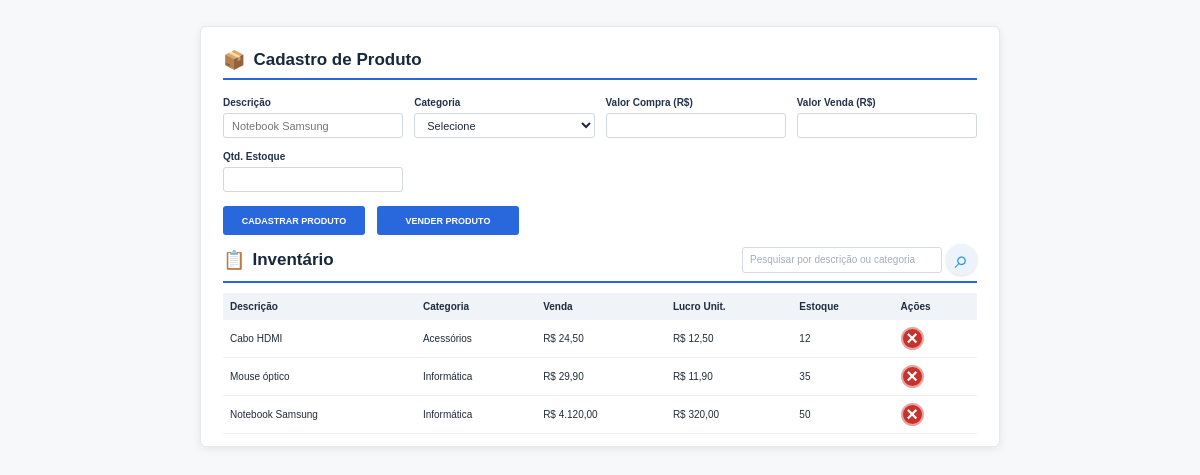
The page / on the database its author committed.
### tables this page shows
CREATE TABLE IF NOT EXISTS tb_produtos (
    id INT NOT NULL AUTO_INCREMENT,
    descricao VARCHAR(120) NOT NULL,
    categoria VARCHAR(80) NOT NULL,
    valor_compra DECIMAL(10,2) NOT NULL,
    valor_venda DECIMAL(10,2) NOT NULL,
    estoque INT NOT NULL DEFAULT 0,
    PRIMARY KEY (id)
);

### index.php (the view, shortened to what this page needs)
<?php
include 'conexao.php';
$busca = trim(isset($_GET['busca']) ? $_GET['busca'] : '');
$filtro = mysqli_real_escape_string($conexao, $busca);
$sqlProdutos = "SELECT * FROM tb_produtos
WHERE descricao LIKE '%$filtro%'
OR categoria LIKE '%$filtro%'
ORDER BY descricao";
$resultado = mysqli_query($conexao, $sqlProdutos);
?>
<!DOCTYPE html>
<html lang="pt-BR">
<head>
    <link rel="stylesheet" href="assets/style.css">
</head>
<body>
<main class="pagina">
    <section class="sistema">
        <div class="titulo-secao">
            <span>📦</span>
            <h1>Cadastro de Produto</h1>
        </div>
        <form method="post" action="index.php" id="formCadastro" class="formulario-cadastro">
            <label class="campo">
                <span>Descrição</span>
                <input type="text" name="descricao" required placeholder="Notebook Samsung">
            </label>
            <label class="campo">
                <span>Categoria</span>
                <select name="categoria" required>
                    <option value="">Selecione</option>
                </select>
            </label>
            <label class="campo">
                <span>Valor Compra (R$)</span>
                <input type="number" name="valor_compra" min="0" step="0.01" required>
            </label>
            <label class="campo">
                <span>Valor Venda (R$)</span>
                <input type="number" name="valor_venda" min="0.01" step="0.01" required>
            </label>
            <label class="campo campo-estoque">
                <span>Qtd. Estoque</span>
                <input type="number" name="estoque" min="0" required>
            </label>
            <div class="botoes-formulario">
                <button type="submit" class="botao botao-azul">
                    Cadastrar Produto
                </button>
                <button type="button" class="botao botao-azul" id="abrirVenda">
                    Vender Produto
                </button>
            </div>
        </form>
        <div class="titulo-inventario">
            <div class="nome-inventario">
                <span>📋</span>
                <h2>Inventário</h2>
            </div>
            <form method="get" action="index.php" class="formulario-busca">
                <input
                    type="search"
                    name="busca"
                    value="<?php echo htmlspecialchars($busca, ENT_QUOTES, 'UTF-8'); ?>"
                    placeholder="Pesquisar por descrição ou categoria">
                <button type="submit" class="botao-busca">
                    ⌕
                </button>
            </form>
        </div>
        <div class="tabela-responsiva">
            <table>
                <thead>
                    <tr>
                        <th>Descrição</th>
                        <th>Categoria</th>
                        <th>Venda</th>
                        <th>Lucro Unit.</th>
                        <th>Estoque</th>
                        <th>Ações</th>
                    </tr>
                </thead>
                <tbody>
                    <?php if (mysqli_num_rows($resultado) == 0) { ?>
                        <tr>
                            <td colspan="6" class="vazio">
                                Nenhum produto encontrado.
                            </td>
                        </tr>
                    <?php } else { ?>
                        <?php while ($p = mysqli_fetch_assoc($resultado)) { ?>
                            <tr>
                                <td><?php echo htmlspecialchars($p['descricao'], ENT_QUOTES, 'UTF-8'); ?></td>
                                <td><?php echo htmlspecialchars($p['categoria'], ENT_QUOTES, 'UTF-8'); ?></td>
                                <td>
                                    R$ <?php echo number_format((float)$p['valor_venda'], 2, ',', '.'); ?>
                                </td>
                                <td>
                                    R$ <?php echo number_format(
                                        (float)$p['valor_venda'] - (float)$p['valor_compra'],
                                        2,
                                        ',',
                                        '.'
                                    ); ?>
                                </td>
                                <td><?php echo (int)$p['estoque']; ?></td>
                                <td>
                                    <form method="post" action="index.php"
                                        onsubmit="return confirm('Deseja excluir este produto?');">
                                        <button type="submit" class="botao-excluir">
                                            ×
                                        </button>
                                    </form>
                                </td>
                            </tr>
                        <?php } ?>
                    <?php } ?>
                </tbody>
            </table>
        </div>
    </section>
</main>
</body>
</html>

### style.css (style rules this page uses)
* { box-sizing: border-box; }
body { margin: 0; padding: 26px 12px; background: #f7f8fa; color: #17283e; font-family: Arial, Helvetica, sans-serif; font-size: 12px; }
.pagina { width: 100%; max-width: 800px; margin: 0 auto; }
.sistema { width: 100%; padding: 22px 22px 12px; background: #fff; border: 1px solid #e6e8eb; border-radius: 6px; box-shadow: 0 2px 8px rgba(0, 0, 0, .08); }
.titulo-secao { display: flex; align-items: center; gap: 8px; padding-bottom: 7px; margin-bottom: 17px; border-bottom: 2px solid #2867dc; }
.titulo-secao span { font-size: 18px; }
h1, h2 { margin: 0; font-size: 17px; font-weight: 700; color: #17283e; }
.formulario-cadastro { display: grid; grid-template-columns: repeat(4, minmax(0, 1fr)); column-gap: 11px; row-gap: 13px; align-items: end; }
.campo { display: flex; min-width: 0; flex-direction: column; gap: 5px; color: #233249; font-size: 10px; font-weight: 700; }
.campo input, .campo select { width: 100%; min-width: 0; height: 25px; padding: 4px 8px; border: 1px solid #d2d8e0; border-radius: 3px; outline: none; background: #fff; color: #1e293b; font: 11px Arial, sans-serif; }
.campo-estoque { grid-column: 1; }
.botoes-formulario { grid-column: 1 / -1; display: flex; align-items: center; gap: 12px; margin-top: 1px; }
.botao { min-width: 142px; height: 29px; padding: 0 15px; border: 0; border-radius: 3px; color: #fff; font-size: 9px; font-weight: 700; text-transform: uppercase; cursor: pointer; }
.botao-azul { background: #2867dc; }
.titulo-inventario { display: flex; min-height: 34px; align-items: center; justify-content: space-between; gap: 12px; margin-top: 9px; margin-bottom: 10px; padding-bottom: 6px; border-bottom: 2px solid #2867dc; }
.nome-inventario { display: flex; align-items: center; gap: 7px; white-space: nowrap; }
.nome-inventario span { font-size: 18px; }
.nome-inventario h2 { font-size: 17px; }
.formulario-busca { display: flex; width: 235px; max-width: 55%; align-items: center; gap: 4px; }
.formulario-busca input { width: 100%; min-width: 0; height: 26px; padding: 4px 7px; border: 1px solid #d7dce4; border-radius: 3px; outline: none; font: 10px Arial, sans-serif; color: #334155; }
.formulario-busca input::placeholder { color: #a6adb8; }
.botao-busca { display: flex; flex: 0 0 31px; width: 31px; height: 31px; align-items: center; justify-content: center; border: 0; border-radius: 50%; background: #edf3fb; color: #2596d4; font-size: 25px; cursor: pointer; box-shadow: 0 1px 3px rgba(0,0,0,.12); }
.tabela-responsiva { width: 100%; overflow-x: auto; }
table { width: 100%; border-collapse: collapse; text-align: left; }
thead { background: #f0f4f9; }
th { padding: 8px 7px; color: #202c3e; font-size: 10px; font-weight: 700; white-space: nowrap; }
td { padding: 7px; border-bottom: 1px solid #edf0f4; color: #202b3a; font-size: 10px; white-space: nowrap; }
.botao-excluir { display: inline-flex; width: 23px; height: 23px; align-items: center; justify-content: center; border: 2px solid #e9a39f; border-radius: 50%; background: #c8322e; color: #fff; font-size: 20px; font-weight: 700; cursor: pointer; }

### rows shown on the page
tb_produtos: descricao "Cabo HDMI", categoria "Acessórios", valor_venda "24,50", (float)$p['valor_venda'] - (float)$p['valor_compra'] "12,50", estoque "12"
tb_produtos: descricao "Mouse óptico", categoria "Informática", valor_venda "29,90", (float)$p['valor_venda'] - (float)$p['valor_compra'] "11,90", estoque "35"
tb_produtos: descricao "Notebook Samsung", categoria "Informática", valor_venda "4.120,00", (float)$p['valor_venda'] - (float)$p['valor_compra'] "320,00", estoque "50"
